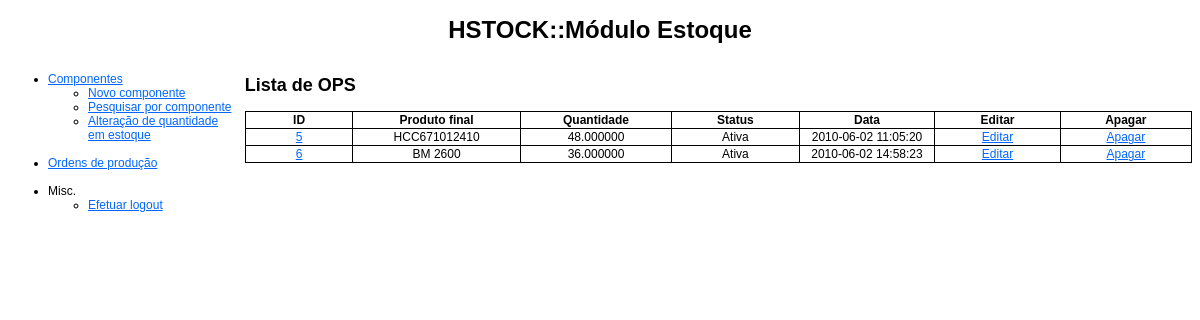
The page /estoque/ops.php (signed in) on the database its author committed.
### tables this page shows
CREATE TABLE IF NOT EXISTS `ops` (
  `id` int(11) NOT NULL AUTO_INCREMENT,
  `status` enum('Ativa','Aguardando compra','Em produção','Finalizada','Cancelada') NOT NULL DEFAULT 'Ativa',
  `produto_final_id` int(11) NOT NULL,
  `quantidade` decimal(10,6) NOT NULL DEFAULT '0.000000',
  `data` datetime NOT NULL,
  PRIMARY KEY (`id`),
  KEY `produto_final_id` (`produto_final_id`)
);

CREATE TABLE IF NOT EXISTS `produtos_finais` (
  `id` int(11) NOT NULL AUTO_INCREMENT,
  `nome` varchar(255) NOT NULL,
  `descricao` text NOT NULL,
  PRIMARY KEY (`id`)
);

### estoque/ops.php (the view, shortened to what this page needs)
<!DOCTYPE html PUBLIC "-//W3C//DTD XHTML 1.0 Transitional//EN" "http://www.w3.org/TR/xhtml1/DTD/xhtml1-transitional.dtd">
<html xmlns="http://www.w3.org/1999/xhtml">
    <head>
        <link href="estilos_hton.css" rel="stylesheet" type="text/css" />
    </head>
    <body>
   	<div id="header">
    	<h1>HSTOCK::Módulo Estoque</h1>
    </div>
    <div id="menu">
        <?php require_once('menu.php'); ?>
	</div>
    <div id="content">
    	<?php
        @$action = $_GET['action'];
		switch($action)
		{
				?>
               	<?php
			default:
				?>
                <h2>Lista de OPS</h2>
				<table class="content_table">
                	<tr>
                    	<th>ID</th>
                        <th>Produto final</th>
                        <th>Quantidade</th>
                        <th>Status</th>
                        <th>Data</th>
                        <th>Editar</th>
                        <th>Apagar</th>
                    </tr>
                    <?php
					$c = new conexao;
					$c->set_charset('utf8');
					$q = "SELECT ops.id, ops.status, ops.quantidade, ops.`data`, produtos_finais.nome FROM hton.ops INNER JOIN hton.produtos_finais ON ops.produto_final_id = produtos_finais.id WHERE ops.status = 'Ativa' OR ops.status = 'Aguardando compra';";
					$r = $c->query($q);
					while($op = $r->fetch_object()): ?>
                    	<tr>
                        	<td><a href='ops.php?action=view&id=<?php echo $op->id; ?>'><?php echo $op->id; ?></a></td>
                            <td><?php echo $op->nome; ?></td>
                            <td><?php echo $op->quantidade; ?></td>
                            <td><?php echo $op->status; ?></td>
                            <td><?php echo $op->data; ?></td>
                            <td><a href='ops.php?action=edit&id=<?php echo $op->id; ?>'>Editar</a></td>
                            <td><a href='ops.php?action=delete&id=<?php echo $op->id; ?>'>Apagar</a></td>
                        </tr>
                    <?php endwhile; ?>
                </table>
				<?php
			break;
		}
		?>
    </div>
    </body>
</html>

### estoque/estilos_hton.css (style rules this page uses)
#header { text-align: center; }
#menu { float: left; width: 19%; }
#content { float: right; width: 80%; }
#tabela_login, td, th { border-top-width: 1px; border-right-width: 1px; border-bottom-width: 1px; border-left-width: 1px; border-top-style: solid; border-right-style: solid; border-bottom-style: solid; border-left-style: solid; border-collapse:collapse; margin: auto; width: 500px; }
.content_table { width: 100%; }
.content_table, th, td { border: solid 1px; border-collapse:collapse; text-align:center; }
body { font-family: Arial, Helvetica, sans-serif; font-size: 12px; }
a:link, a:visited { text-decoration: underline; color: #06F; }

### rows shown on the page
ops: id "5", produto_final.nome "HCC671012410", quantidade "48.000000", status "Ativa", data "2010-06-02 11:05:20"
ops: id "6", produto_final.nome "BM 2600", quantidade "36.000000", status "Ativa", data "2010-06-02 14:58:23"
